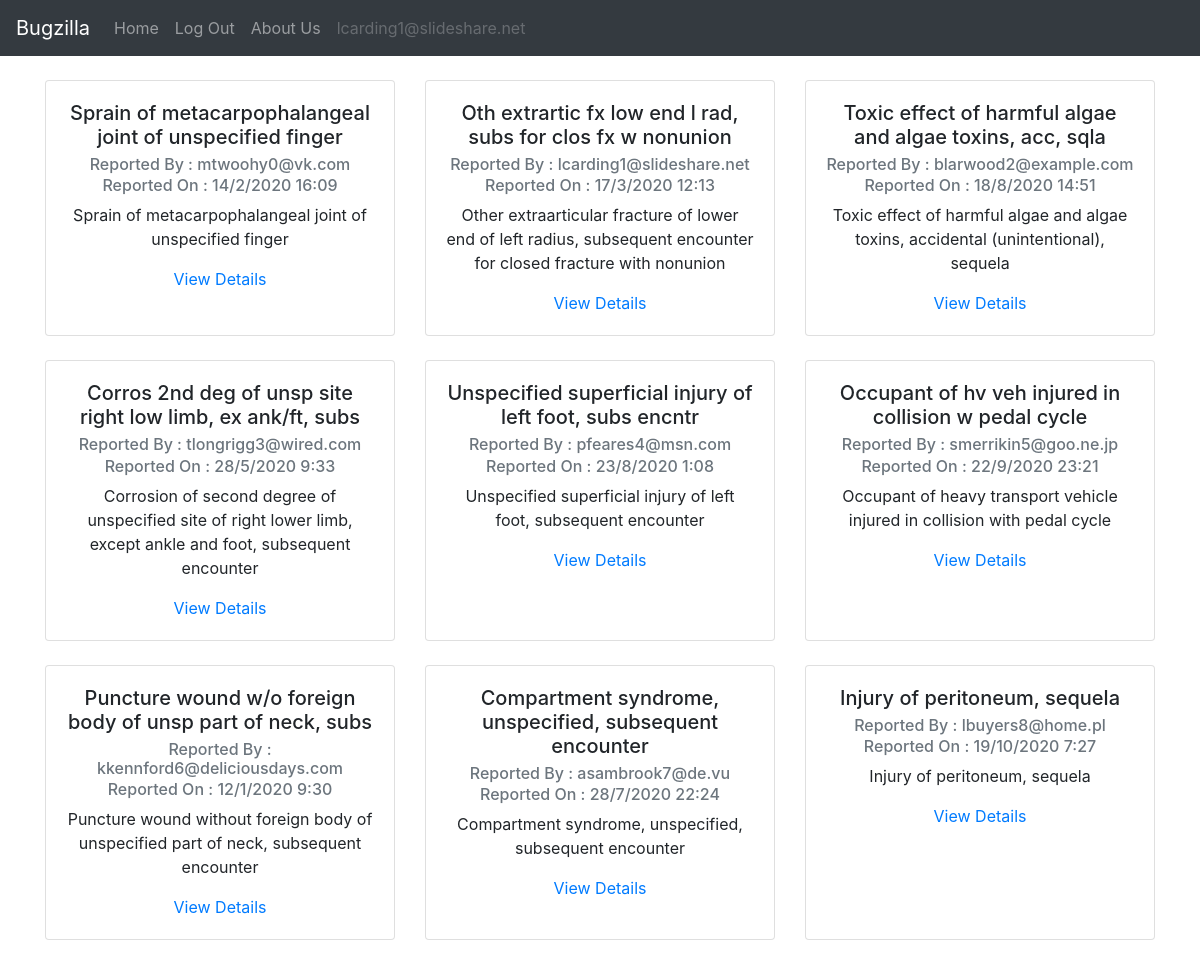
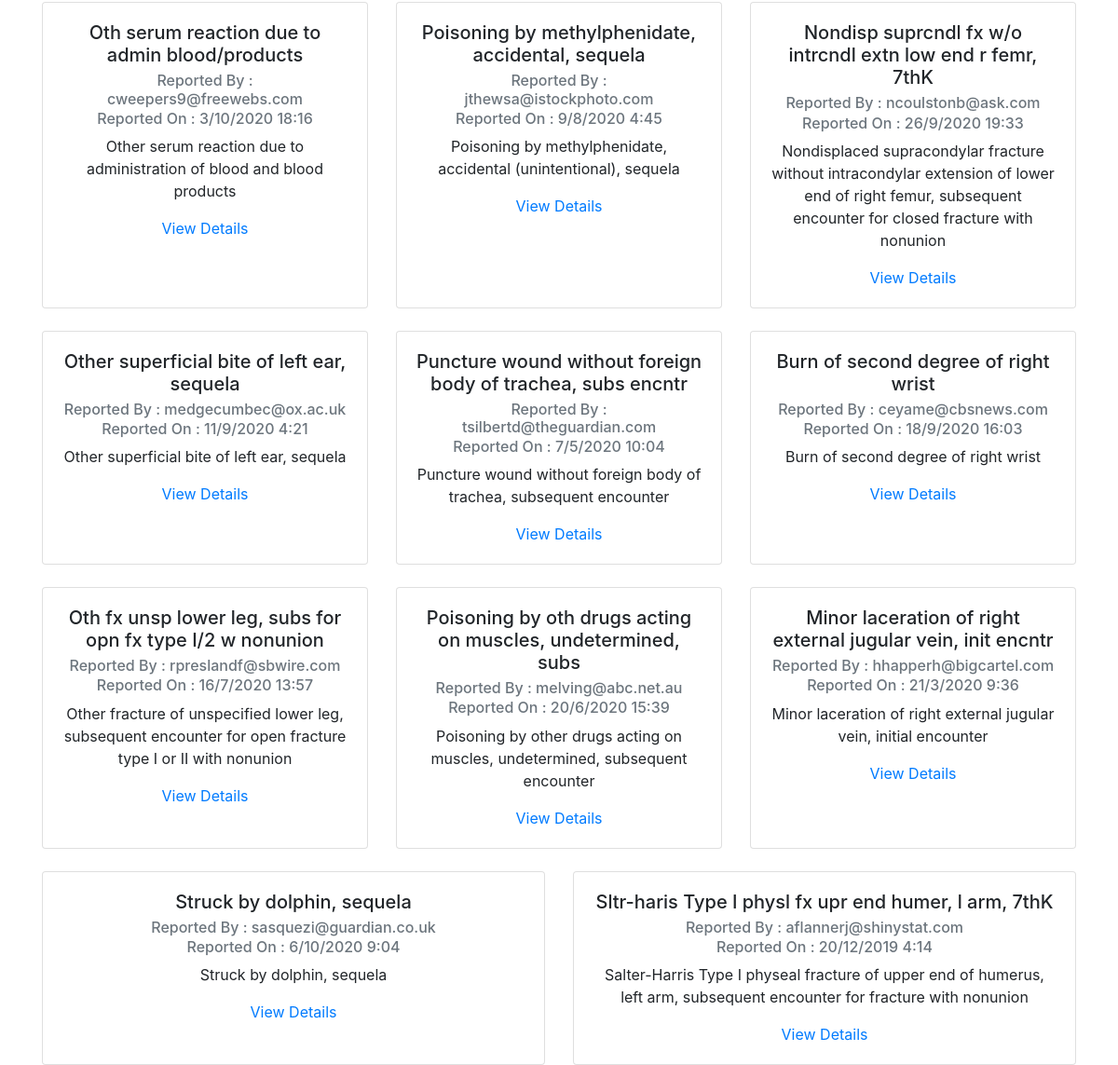
The page /index (signed in) on the database its author committed (2 pictures, top to bottom).
### tables this page shows
CREATE TABLE bug (
    id INTEGER PRIMARY KEY AUTOINCREMENT,
	reporter TEXT NOT NULL,
	title TEXT NOT NULL,
	description TEXT NOT NULL,
	created_dt TEXT NOT NULL,
    FOREIGN KEY (reporter) REFERENCES user (email) 
);

### __main__.py (the view)
@app.route("/index")
def index():
    bug = Bug()
    return flask.render_template("content/view_bugs.html", session=session, bug_cards=bug.to_html_cards())

### templates/content/view_bugs.html (shortened to what this page needs)
{% extends 'layout.html' %}
{% block content %}
<br>
<div class="container">
    {{ bug_cards|safe }}
</div>
{% endblock %}

### templates/layout.html (shortened to what this page needs)
<!DOCTYPE html>
<html>
<head>
    <link href="static/css/bootstrap.min.css" rel="stylesheet">
</head>
<body class="text-center">
    <nav class="navbar navbar-expand navbar-dark bg-dark">
        <a class="navbar-brand" href="#">Bugzilla</a>
        <div class="collapse navbar-collapse" id="navbarsExample02">
          <ul class="navbar-nav mr-auto">
            <li class="nav-item">
              <a class="nav-link" href="/">Home</a>
            </li>
            {% if session.user %}
              <li class="nav-item">
                <a class="nav-link" href="/logout">Log Out</a>
              </li>
            {% endif %}
            <li class="nav-item">
              <a class="nav-link" href="/aboutus">About Us</a>
            </li>
            {% if session.user %}
            <li class="nav-item">
              <a class="nav-link disabled" href="#"> {{ session.user }}</a>
            </li>
            {% endif %}
          </ul>
        </div>
    </nav>
    {% block content %}{% endblock %}
</body>
</html>

### rows shown on the page
bug: user "lcarding1@slideshare.net"
bug: description "Sprain of metacarpophalangeal joint of unspecified finger Reported By : mtwoohy0@vk.com Reported On : 14/2/2020 16:09 Sprain of metacarpophalangeal joint of unspecified finger View Details Oth extrartic fx low end l rad, subs for clos fx w nonunion Reported By : lcarding1@slideshare.net Reported On : 17/3/2020 12:13 Other extraarticular fracture of lower end of left radius, subsequent encounter for closed fracture with nonunion View Details Toxic effect of harmful algae and algae toxins, acc, sqla Reported By : blarwood2@example.com Reported On : 18/8/2020 14:51 Toxic effect of harmful algae and algae toxins, accidental (unintentional), sequela View Details Corros 2nd deg of unsp site right…"
